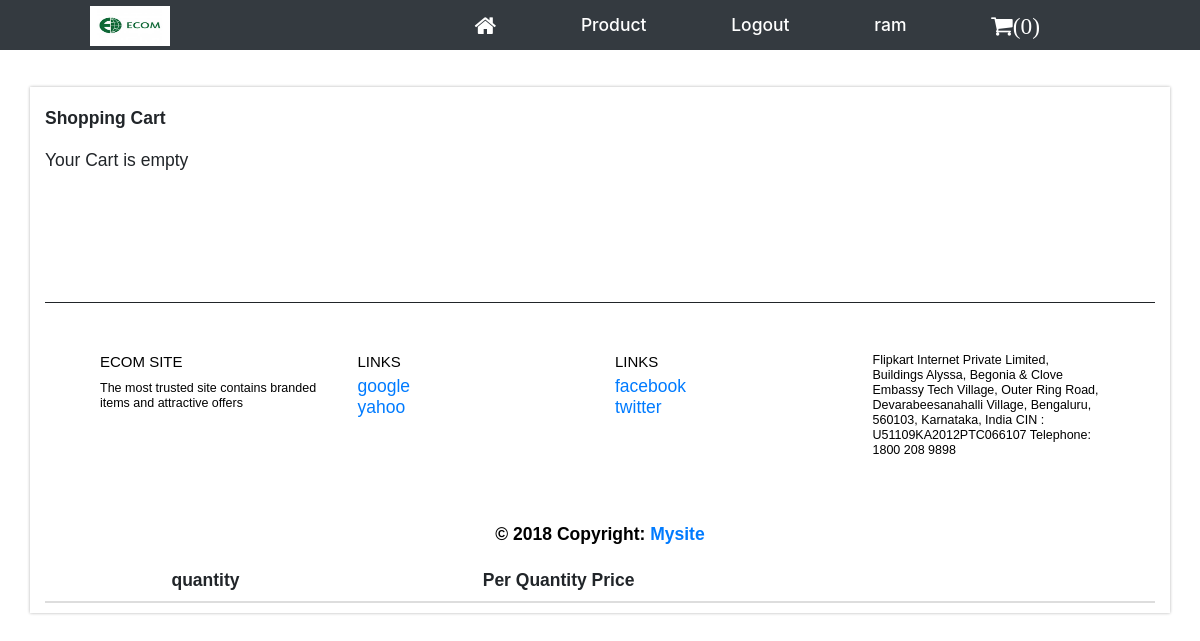
The page /show_cart/ (signed in) on the database as committed earlier.
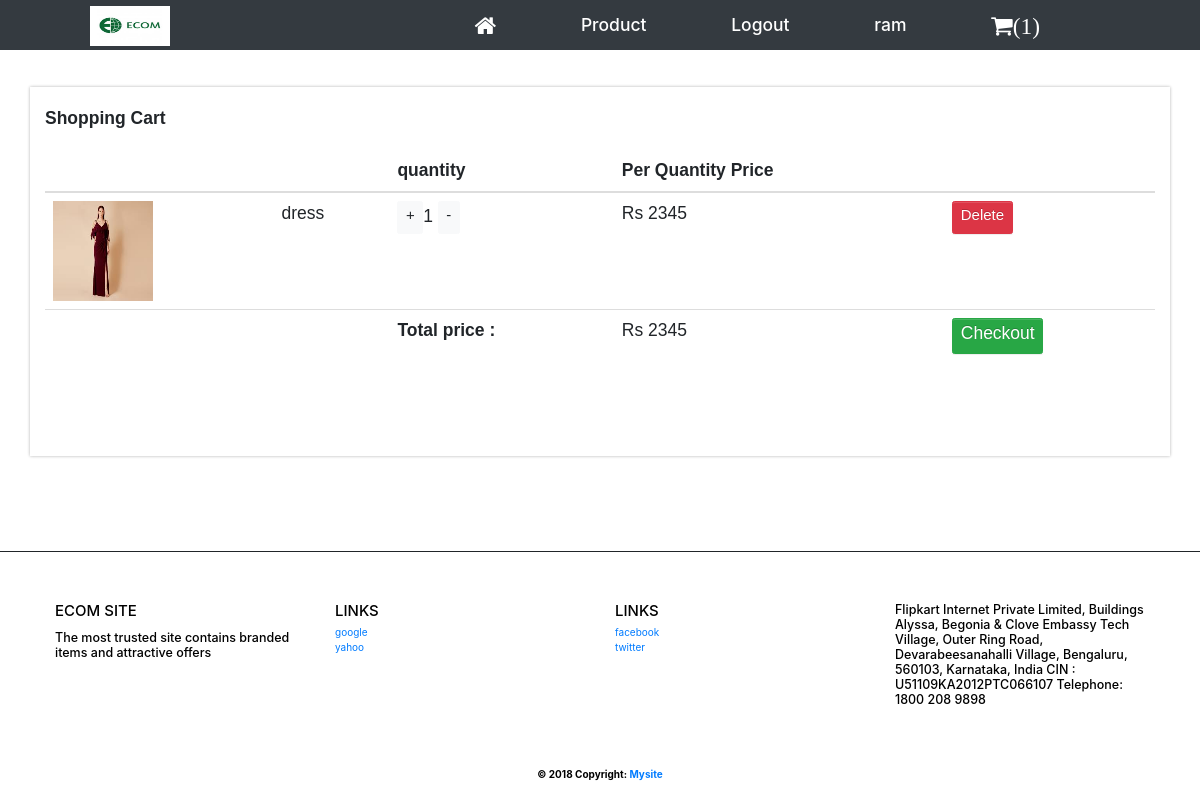
The same page on the database as committed later.
### user/models.py (models this page shows, shortened)
class cart(models.Model):
    CHOICES = (('initial', 'int'), ('cod', 'cod'), ('payment_done', 'payment_done'),('delievered', 'delieverd'))
    name = models.ForeignKey(User, on_delete=models.CASCADE)
    item = models.ForeignKey(data, on_delete=models.CASCADE)
    quantity = models.IntegerField(default=1)
    status=models.CharField(max_length=100, choices=CHOICES, default='int')

class data(models.Model):
    vendor_name = models.ForeignKey(User, on_delete=models.CASCADE)
    name = models.CharField(max_length=400)
    price = models.IntegerField()
    img = models.ImageField(upload_to='images/')

### user/views.py (the view)
# urls.py: url(r'^show_cart/$', views.show_cart, name='show_cart'),
@login_required(login_url='user_login')
def show_cart(request, template_name='user/list.html'):
    post = cart.objects.filter(name=request.user,status='int')
    list = {}
    post_count = cart.objects.filter(name=request.user, status='int')
    a = 0
    list['a_count'] = post_count
    for value in list['a_count']:
        a = a + value.quantity
    list['count'] = a
    list['object_list'] = post
    a=0
    for post in list['object_list']:
        a=a+post.item.price*post.quantity
        print(post.id)
    print(a)
    list['total']=a
    return render(request, template_name, list)

### user/templates/user/list.html (shortened to what this page needs)
{% extends "user/product_base.html" %}
 {% block content %}
<div class="container">
    <br><strong>Shopping Cart </strong>
<br><br>
    <table class="table">
          <thead>
      <tr>
        <th></th>
        <th></th>
<th>quantity</th>
        <th>Per Quantity Price</th>
          <th></th>
      </tr>
    </thead>
        <tbody>
         {% if count > 0 %}
        {% for post in object_list %}
        <tr>
            <td ><a href="{% url 'all' post.item.id %}">
                <img src="{{ post.item.img.url }}" style="width:100px; height: 100px;" ></a></td>
            <td >{{post.item.name}}</td>
            <td>
             <a href="{% url 'update_cart' post.id %}" class="btn btn-light"><h4>+</h4></a>{{post.quantity}}
                         <a href="{% url 'decrease_cart' post.id %}" class="btn btn-light"><h4>-</h4></a></td>
                        <td >Rs {{post.item.price}}</td>
            <td><a href="{% url 'delete_cart' post.id %}" class="btn btn-danger"><h4>Delete</h4></a></td>
        </tr>
         {% endfor %}
        <tr>
            <td></td><td><td><strong>Total price :</strong></td>
            <td>Rs {{total}}</td>
            <td><a href="{% url 'order' %}" class="btn btn-success" ><h3>Checkout</h3></a></td></tr>
        </tbody>
</table><br><br><br><br>
{% else %}
    <h3>Your Cart is empty</h3>
{% endif %}
{% endblock %}</div>

### user/templates/user/product_base.html (shortened to what this page needs)
{% load static %}
<!DOCTYPE html>
<html>
  <head>
            <link rel="stylesheet" href="https://maxcdn.bootstrapcdn.com/bootstrap/3.3.4/css/bootstrap.min.css">
<link rel="stylesheet" href="https://maxcdn.bootstrapcdn.com/bootstrap/3.3.4/css/bootstrap-theme.min.css">
    <link rel="stylesheet" href="https://stackpath.bootstrapcdn.com/font-awesome/4.7.0/css/font-awesome.min.css">
</head>
  <body>
    <link rel="stylesheet" href="https://maxcdn.bootstrapcdn.com/bootstrap/3.3.7/css/bootstrap.min.css">
<h3>
      <nav class="navbar-fixed-top bg-dark"  style="width:100%;height:50px ; padding-right:90px;padding-left:90px; Line-height: 50px; ">
        <img src="{% static './user/img/ecom.png' %}" width="80" height="40" >
        <ul>
          <li><a style="text-decoration:none" href="{% url 'index' %}"><i class="fa fa-home fa-lg" aria-hidden="true"></i></a></li>
              <li><a style="text-decoration:none" href="{% url 'show' %}">Product</a></li>
                    {% if user.is_authenticated %}
<li><a style="text-decoration:none" href="{% url 'logout' %}">Logout</a></li>
              <li><a style="text-decoration:none" href="{% url 'list' %}" style="color :black">{{ user.username }}</a></li>
          <li><a style="text-decoration:none" href="{% url 'show_cart' %}"><i class="fa fa-shopping-cart fa-lg " aria-hidden="true">({{count}})</i></a></li>
            {% else %} <li><a style="text-decoration:none" href="{% url 'register' %}">Register</a></li>
           <li><a style="text-decoration:none" href="{% url 'user_login' %}">Login  </a></li>
{% endif %}
    </ul></nav>
   <br><br><br>
<link rel="stylesheet" href="https://maxcdn.bootstrapcdn.com/bootstrap/4.3.1/css/bootstrap.min.css">
 {% block content %}
    {% endblock %}
</h3>
     <br><br><br><br><br><br>
<footer class="page-footer font-small blue pt-4" style="border-top:  1px solid ">
  <div class="nav-link">
  <div class="container-fluid text-center text-md-left">
    <div class="row">
      <div class="col-md-3 mt-md-0 mt-3">
        <h4 class="text-uppercase">ecom site</h4>
        <p><h5>The most trusted site contains branded items and attractive offers</h5></p>
      </div>
      <div class="col-md-3 mb-md-0 mb-3">
        <h4 class="text-uppercase">Links</h4>
        <ul class="list-unstyled">
          <li>
            <a href="#!">google</a>
          </li>
          <li>
            <a href="#!">yahoo</a>
          </li>
        </ul>
      </div>
      <div class="col-md-3 mb-md-0 mb-3">
        <h4 class="text-uppercase">Links</h4>
        <ul class="list-unstyled">
          <li>
            <a href="#!">facebook</a>
          </li>
          <li>
            <a href="#!">twitter</a>
          </li>
        </ul>
      </div>
      <div class="col-md-3 mb-md-0 mb-3">
      <h5>Flipkart Internet Private Limited,
          Buildings Alyssa, Begonia &
        Clove Embassy Tech Village,
        Outer Ring Road, Devarabeesanahalli Village,
        Bengaluru, 560103,
        Karnataka, India
        CIN : U51109KA2012PTC066107
        Telephone: 1800 208 9898</h5>
      </div>
    </div>
  </div>
  <strong><br>
  <div class="footer-copyright text-center py-3">© 2018 Copyright:
    <a href="http://127.0.0.1:8000/user/"> Mysite</a>
  </div></strong></div>
</footer>
  </body>
</html>

Rows that differ between the two databases and show on the page:
added cart: item.img (picture), item.name "dress", quantity "1", item.price "2345"
Other text that changed with them:
{{ count }}: "0" → "1"
{{ total }}: (not shown) → "2345"
text no longer shown: "Your Cart is empty"
text now shown: "Total price : Rs Checkout"
